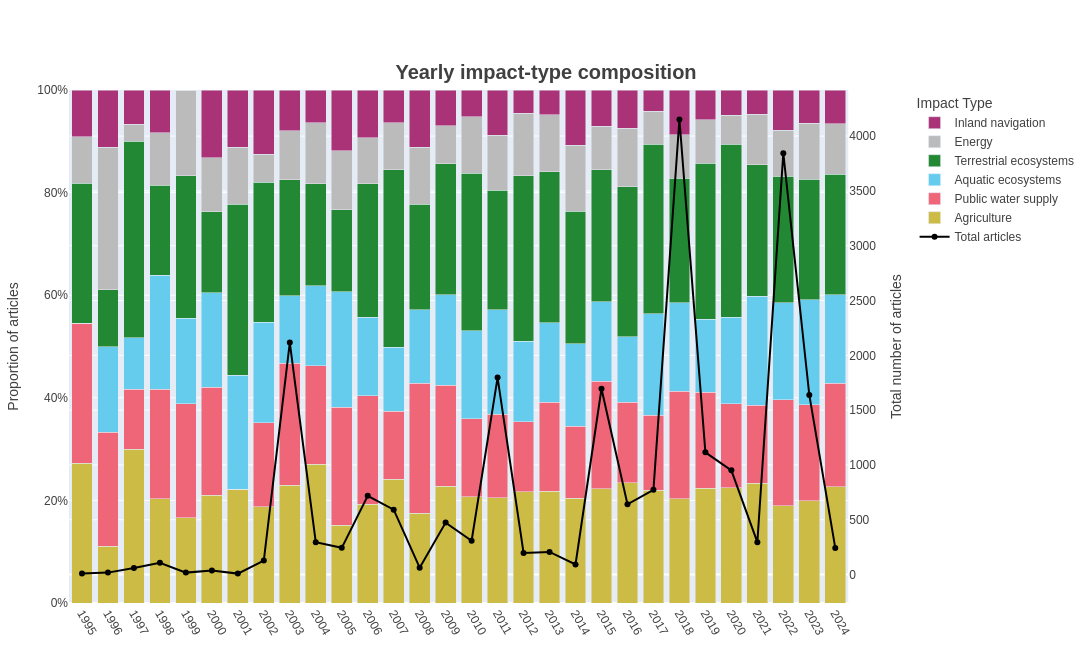

Notebook cell for this chart:
### Markdown cell above
---
## Figure 6 — Yearly impact-type composition across Switzerland

For each year, what share of articles is dominated by each broad impact type (the type
with the most sentences in that article), stacked to 100%, with the total number of
articles overlaid as a line. Restricted to articles that also have a resolved location,
so the result lines up with the canton-level maps later in the notebook.

### Code cell
# ============================================================================
# FIGURE 6 — PARAMETERS
# ============================================================================

FIG6_LANGUAGES = LANGUAGES
FIG6_START_YEAR = 1995
FIG6_END_YEAR = 2025

# Broad impact types to include (edit IMPACT_GROUP_ORDER in Block 1 to change the set
# and its colours everywhere in the notebook, or just narrow it down here).
FIG6_IMPACT_GROUPS = IMPACT_GROUP_ORDER

# Only count articles that also have a resolved main location (recommended — keeps this
# figure's population consistent with the canton-level maps). Set to False to include
# every article regardless of whether a location was found.
FIG6_REQUIRE_LOCATION = True

# ============================================================================
# FIGURE 6 — PLOT
# ============================================================================
import plotly.graph_objects as go
from plotly.subplots import make_subplots

def build_yearly_composition(languages, start_year, end_year, impact_groups, require_location):
    df = article_impacts[
        article_impacts["language"].isin(languages) &
        article_impacts["impact_group"].isin(impact_groups) &
        article_impacts["year"].between(start_year, end_year)
    ].copy()

    if require_location and not best_location.empty:
        located = best_location[["language", "file"]].drop_duplicates()
        df = df.merge(located, on=["language", "file"], how="inner")

    # dominant impact type per article: the group(s) with the most sentences
    counts = df.groupby(["language", "file", "year", "impact_group"]).size().reset_index(name="n")
    counts["max_n"] = counts.groupby(["language", "file"])["n"].transform("max")
    dominant = counts[counts["n"] == counts["max_n"]]

    yearly = dominant.groupby(["year", "impact_group"]).size().reset_index(name="article_count")
    grid = pd.MultiIndex.from_product(
        [sorted(dominant["year"].dropna().unique()), impact_groups], names=["year", "impact_group"]
    ).to_frame(index=False)
    yearly = grid.merge(yearly, on=["year", "impact_group"], how="left")
    yearly["article_count"] = yearly["article_count"].fillna(0).astype(int)
    yearly["year_total"] = yearly.groupby("year")["article_count"].transform("sum")
    yearly = yearly[yearly["year_total"] > 0].copy()
    yearly["proportion"] = yearly["article_count"] / yearly["year_total"]
    return yearly

yearly_counts = build_yearly_composition(
    FIG6_LANGUAGES, FIG6_START_YEAR, FIG6_END_YEAR, FIG6_IMPACT_GROUPS, FIG6_REQUIRE_LOCATION
)

if yearly_counts.empty:
    print("Skipping: no data for the chosen parameters (check FIG6_REQUIRE_LOCATION if "
          "you have no location data).")
else:
    fig = make_subplots(specs=[[{"secondary_y": True}]])
    for impact in FIG6_IMPACT_GROUPS:
        subset = yearly_counts[yearly_counts["impact_group"] == impact]
        fig.add_trace(go.Bar(
            x=subset["year"], y=subset["proportion"], name=impact,
            marker_color=IMPACT_GROUP_COLORS.get(impact, "#999999"),
            hovertemplate="Year=%{x}<br>Impact=%{fullData.name}<br>Proportion=%{y:.2%}<extra></extra>",
        ), secondary_y=False)

    totals = yearly_counts.groupby("year")["year_total"].max().reset_index()
    fig.add_trace(go.Scatter(
        x=totals["year"], y=totals["year_total"], name="Total articles",
        mode="lines+markers", legendrank=1, line=dict(color="black", width=2),
        marker=dict(size=6), hovertemplate="Year=%{x}<br>Total=%{y}<extra></extra>",
    ), secondary_y=True)

    fig.update_layout(
        barmode="stack", height=650, width=1200,
        title=dict(text="<b>Yearly impact-type composition</b>", x=0.5, xanchor="center",
                   y=0.9, yanchor="top", font=dict(size=20, color=TEXT_COLOR)),
        legend_title_text="Impact Type", margin=dict(t=90, r=50, l=60, b=40), font=PLOTLY_FONT,
    )
    fig.update_yaxes(title_text="Proportion of articles", tickformat=".0%", range=[0, 1], secondary_y=False)
    fig.update_yaxes(title_text="Total number of articles", secondary_y=True)
    
    years = sorted(yearly_counts["year"].unique())
    fig.update_xaxes(
        dtick=1,
        tickangle=60,
        range=[min(years) - 0.5, max(years) + 0.5]
    )

    fig.show()
    try:
        fig.write_image(os.path.join(FIGURES_DIR, "06_yearly_impact_composition.png"), scale=3)
    except Exception as e:
        print(f"note: could not save a PNG copy ({e}). The figure above is still interactive; "
              f"'pip install -U kaleido' enables saving Plotly figures to file.")

### Figure 1 — Plotly figure (JSON) as saved in the notebook; plotly's stock layout.template omitted (floating-point values rounded to 4 significant figures)
{"data": [{"hovertemplate": "Year=%{x}<br>Impact=%{fullData.name}<br>Proportion=%{y:.2%}<extra></extra>", "marker": {"color": "#CCBB44"}, "name": "Agriculture", "type": "bar", "x": [1995, 1996, 1997, 1998, 1999, 2000, 2001, 2002, 2003, 2004, 2005, 2006, 2007, 2008, 2009, 2010, 2011, 2012, 2013, 2014, 2015, 2016, 2017, 2018, 2019, 2020, 2021, 2022, 2023, 2024], "xaxis": "x", "y": [0.2727, 0.1111, 0.3, 0.2037, 0.1667, 0.2105, 0.2222, 0.1875, 0.2297, 0.2703, 0.1516, 0.1922, 0.2416, 0.1746, 0.2278, 0.2071, 0.2053, 0.2172, 0.2174, 0.2043, 0.2224, 0.234, 0.2199, 0.2028, 0.2233, 0.225, 0.2331, 0.1899, 0.1995, 0.2263], "yaxis": "y"}, {"hovertemplate": "Year=%{x}<br>Impact=%{fullData.name}<br>Proportion=%{y:.2%}<extra></extra>", "marker": {"color": "#EE6677"}, "name": "Public water supply", "type": "bar", "x": [1995, 1996, 1997, 1998, 1999, 2000, 2001, 2002, 2003, 2004, 2005, 2006, 2007, 2008, 2009, 2010, 2011, 2012, 2013, 2014, 2015, 2016, 2017, 2018, 2019, 2020, 2021, 2022, 2023, 2024], "xaxis": "x", "y": [0.2727, 0.2222, 0.1167, 0.213, 0.2222, 0.2105, 0.0, 0.1641, 0.2372, 0.1926, 0.2295, 0.2117, 0.1318, 0.254, 0.1962, 0.1521, 0.163, 0.1364, 0.1739, 0.1398, 0.2094, 0.1576, 0.1462, 0.2095, 0.1874, 0.163, 0.152, 0.206, 0.1873, 0.2016], "yaxis": "y"}, {"hovertemplate": "Year=%{x}<br>Impact=%{fullData.name}<br>Proportion=%{y:.2%}<extra></extra>", "marker": {"color": "#66CCEE"}, "name": "Aquatic ecosystems", "type": "bar", "x": [1995, 1996, 1997, 1998, 1999, 2000, 2001, 2002, 2003, 2004, 2005, 2006, 2007, 2008, 2009, 2010, 2011, 2012, 2013, 2014, 2015, 2016, 2017, 2018, 2019, 2020, 2021, 2022, 2023, 2024], "xaxis": "x", "y": [0.0, 0.1667, 0.1, 0.2222, 0.1667, 0.1842, 0.2222, 0.1953, 0.1319, 0.1554, 0.2254, 0.1532, 0.125, 0.1429, 0.1772, 0.1715, 0.2037, 0.1566, 0.1546, 0.1613, 0.1558, 0.1279, 0.1979, 0.1732, 0.1426, 0.1693, 0.2128, 0.1894, 0.2044, 0.1728], "yaxis": "y"}, {"hovertemplate": "Year=%{x}<br>Impact=%{fullData.name}<br>Proportion=%{y:.2%}<extra></extra>", "marker": {"color": "#228833"}, "name": "Terrestrial ecosystems", "type": "bar", "x": [1995, 1996, 1997, 1998, 1999, 2000, 2001, 2002, 2003, 2004, 2005, 2006, 2007, 2008, 2009, 2010, 2011, 2012, 2013, 2014, 2015, 2016, 2017, 2018, 2019, 2020, 2021, 2022, 2023, 2024], "xaxis": "x", "y": [0.2727, 0.1111, 0.3833, 0.1759, 0.2778, 0.1579, 0.3333, 0.2734, 0.2259, 0.1993, 0.1598, 0.2604, 0.3463, 0.2063, 0.2553, 0.3074, 0.2321, 0.3232, 0.2947, 0.2581, 0.2572, 0.2917, 0.3299, 0.2428, 0.304, 0.3365, 0.2568, 0.2464, 0.2349, 0.2346], "yaxis": "y"}, {"hovertemplate": "Year=%{x}<br>Impact=%{fullData.name}<br>Proportion=%{y:.2%}<extra></extra>", "marker": {"color": "#BBBBBB"}, "name": "Energy", "type": "bar", "x": [1995, 1996, 1997, 1998, 1999, 2000, 2001, 2002, 2003, 2004, 2005, 2006, 2007, 2008, 2009, 2010, 2011, 2012, 2013, 2014, 2015, 2016, 2017, 2018, 2019, 2020, 2021, 2022, 2023, 2024], "xaxis": "x", "y": [0.09091, 0.2778, 0.03333, 0.1019, 0.1667, 0.1053, 0.1111, 0.05469, 0.09594, 0.1182, 0.1148, 0.08914, 0.09122, 0.1111, 0.07384, 0.11, 0.108, 0.1212, 0.1111, 0.129, 0.08496, 0.1139, 0.06468, 0.08454, 0.0843, 0.05678, 0.09797, 0.08949, 0.1086, 0.09877], "yaxis": "y"}, {"hovertemplate": "Year=%{x}<br>Impact=%{fullData.name}<br>Proportion=%{y:.2%}<extra></extra>", "marker": {"color": "#AA3377"}, "name": "Inland navigation", "type": "bar", "x": [1995, 1996, 1997, 1998, 1999, 2000, 2001, 2002, 2003, 2004, 2005, 2006, 2007, 2008, 2009, 2010, 2011, 2012, 2013, 2014, 2015, 2016, 2017, 2018, 2019, 2020, 2021, 2022, 2023, 2024], "xaxis": "x", "y": [0.09091, 0.1111, 0.06667, 0.08333, 0.0, 0.1316, 0.1111, 0.125, 0.0794, 0.06419, 0.1189, 0.09331, 0.06419, 0.1111, 0.06962, 0.05178, 0.08792, 0.04545, 0.04831, 0.1075, 0.07021, 0.07488, 0.0414, 0.08719, 0.0583, 0.04942, 0.0473, 0.07882, 0.06528, 0.06584], "yaxis": "y"}, {"hovertemplate": "Year=%{x}<br>Total=%{y}<extra></extra>", "legendrank": 1, "line": {"color": "black", "width": 2}, "marker": {"size": 6}, "mode": "lines+markers", "name": "Total articles", "type": "scatter", "x": [1995, 1996, 1997, 1998, 1999, 2000, 2001, 2002, 2003, 2004, 2005, 2006, 2007, 2008, 2009, 2010, 2011, 2012, 2013, 2014, 2015, 2016, 2017, 2018, 2019, 2020, 2021, 2022, 2023, 2024], "xaxis": "x", "y": [11, 18, 60, 108, 18, 38, 9, 128, 2116, 296, 244, 718, 592, 63, 474, 309, 1797, 198, 207, 93, 1695, 641, 773, 4152, 1115, 951, 296, 3844, 1639, 243], "yaxis": "y2"}], "layout": {"barmode": "stack", "font": {"color": "#404040", "family": "Arial, Helvetica, sans-serif", "size": 12}, "height": 650, "legend": {"title": {"text": "Impact Type"}}, "margin": {"b": 40, "l": 60, "r": 50, "t": 90}, "title": {"font": {"color": "#404040", "size": 20}, "text": "<b>Yearly impact-type composition</b>", "x": 0.5, "xanchor": "center", "y": 0.9, "yanchor": "top"}, "width": 1200, "xaxis": {"anchor": "y", "domain": [0, 0.94], "dtick": 1, "range": [1994.0, 2024.0], "tickangle": 60}, "yaxis": {"anchor": "x", "domain": [0, 1], "range": [0, 1], "tickformat": ".0%", "title": {"text": "Proportion of articles"}}, "yaxis2": {"anchor": "x", "overlaying": "y", "side": "right", "title": {"text": "Total number of articles"}}}}
